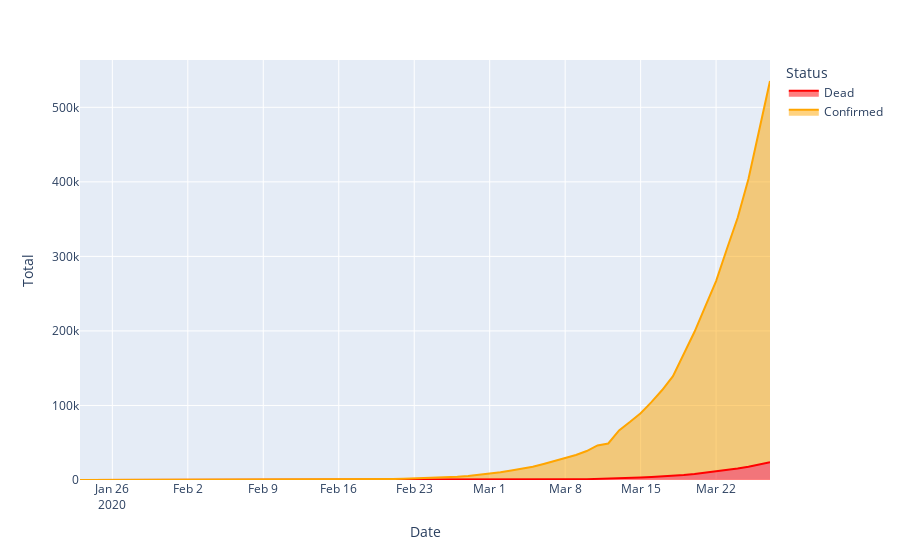

Notebook code cell kept with this figure:
### Code cell
fig = px.area(others_total_time, x="Date", y="Total", color_discrete_sequence = ['red', 'orange'], color="Status")
fig.show()
